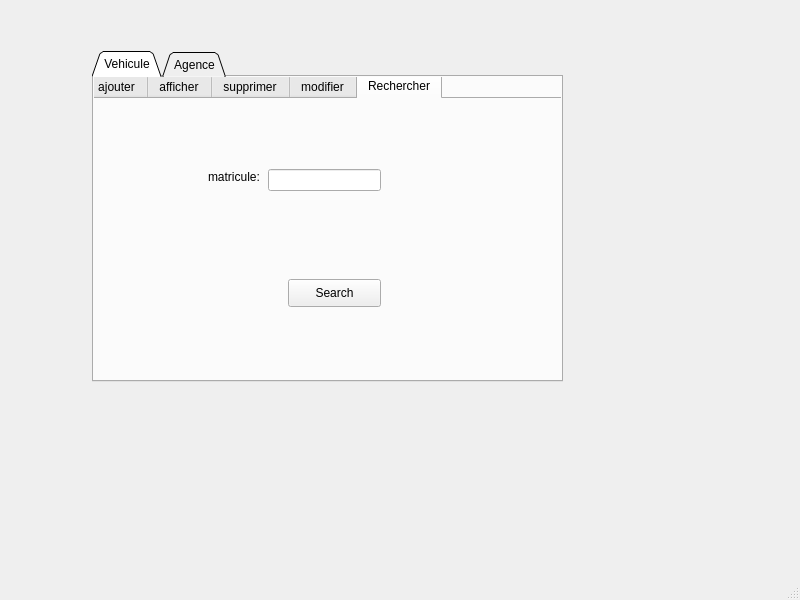
<?xml version="1.0" encoding="UTF-8"?>
<ui version="4.0">
 <class>MainWindow</class>
 <widget class="QMainWindow" name="MainWindow">
  <property name="geometry">
   <rect>
    <x>0</x>
    <y>0</y>
    <width>800</width>
    <height>600</height>
   </rect>
  </property>
  <property name="windowTitle">
   <string>MainWindow</string>
  </property>
  <widget class="QWidget" name="centralwidget">
   <widget class="QTabWidget" name="tabWidget_2">
    <property name="geometry">
     <rect>
      <x>92</x>
      <y>51</y>
      <width>471</width>
      <height>331</height>
     </rect>
    </property>
    <property name="tabShape">
     <enum>QTabWidget::Triangular</enum>
    </property>
    <property name="currentIndex">
     <number>0</number>
    </property>
    <widget class="QWidget" name="tab_3">
     <attribute name="title">
      <string>Vehicule</string>
     </attribute>
     <widget class="QTabWidget" name="tabWidget">
      <property name="geometry">
       <rect>
        <x>-8</x>
        <y>-4</y>
        <width>481</width>
        <height>321</height>
       </rect>
      </property>
      <property name="tabShape">
       <enum>QTabWidget::Rounded</enum>
      </property>
      <property name="currentIndex">
       <number>4</number>
      </property>
      <property name="iconSize">
       <size>
        <width>30</width>
        <height>30</height>
       </size>
      </property>
      <widget class="QWidget" name="tab">
       <attribute name="title">
        <string>ajouter</string>
       </attribute>
       <widget class="QPushButton" name="pushButton">
        <property name="geometry">
         <rect>
          <x>280</x>
          <y>130</y>
          <width>93</width>
          <height>28</height>
         </rect>
        </property>
        <property name="text">
         <string>submit</string>
        </property>
       </widget>
       <widget class="QLabel" name="label">
        <property name="geometry">
         <rect>
          <x>30</x>
          <y>70</y>
          <width>56</width>
          <height>16</height>
         </rect>
        </property>
        <property name="text">
         <string>matricule:</string>
        </property>
       </widget>
       <widget class="QLineEdit" name="lineEdit">
        <property name="geometry">
         <rect>
          <x>100</x>
          <y>70</y>
          <width>113</width>
          <height>22</height>
         </rect>
        </property>
       </widget>
       <widget class="QLineEdit" name="lineEdit_2">
        <property name="geometry">
         <rect>
          <x>100</x>
          <y>126</y>
          <width>113</width>
          <height>22</height>
         </rect>
        </property>
       </widget>
       <widget class="QLabel" name="label_2">
        <property name="geometry">
         <rect>
          <x>32</x>
          <y>129</y>
          <width>56</width>
          <height>16</height>
         </rect>
        </property>
        <property name="text">
         <string>model:</string>
        </property>
       </widget>
       <widget class="QLabel" name="label_3">
        <property name="geometry">
         <rect>
          <x>30</x>
          <y>180</y>
          <width>56</width>
          <height>16</height>
         </rect>
        </property>
        <property name="text">
         <string>capacité:</string>
        </property>
       </widget>
       <widget class="QLineEdit" name="lineEdit_3">
        <property name="geometry">
         <rect>
          <x>100</x>
          <y>180</y>
          <width>113</width>
          <height>22</height>
         </rect>
        </property>
       </widget>
      </widget>
      <widget class="QWidget" name="tabvh_2">
       <attribute name="title">
        <string>afficher</string>
       </attribute>
       <widget class="QTableView" name="tableaff">
        <property name="geometry">
         <rect>
          <x>5</x>
          <y>-9</y>
          <width>471</width>
          <height>301</height>
         </rect>
        </property>
       </widget>
      </widget>
      <widget class="QWidget" name="tab_5">
       <attribute name="title">
        <string>supprimer</string>
       </attribute>
       <widget class="QLabel" name="label_4">
        <property name="geometry">
         <rect>
          <x>80</x>
          <y>50</y>
          <width>131</width>
          <height>20</height>
         </rect>
        </property>
        <property name="text">
         <string> Matricule:</string>
        </property>
       </widget>
       <widget class="QPushButton" name="pushButton_2">
        <property name="geometry">
         <rect>
          <x>170</x>
          <y>190</y>
          <width>93</width>
          <height>28</height>
         </rect>
        </property>
        <property name="text">
         <string>Delete</string>
        </property>
       </widget>
       <widget class="QLineEdit" name="lineEdit_7">
        <property name="geometry">
         <rect>
          <x>160</x>
          <y>50</y>
          <width>113</width>
          <height>22</height>
         </rect>
        </property>
       </widget>
      </widget>
      <widget class="QWidget" name="tab_6">
       <attribute name="title">
        <string>modifier</string>
       </attribute>
       <widget class="QPushButton" name="pushButton_3">
        <property name="geometry">
         <rect>
          <x>190</x>
          <y>230</y>
          <width>93</width>
          <height>28</height>
         </rect>
        </property>
        <property name="text">
         <string>change</string>
        </property>
       </widget>
       <widget class="QLineEdit" name="lineEdit_8">
        <property name="geometry">
         <rect>
          <x>70</x>
          <y>50</y>
          <width>113</width>
          <height>22</height>
         </rect>
        </property>
       </widget>
       <widget class="QLineEdit" name="lineEdit_16">
        <property name="geometry">
         <rect>
          <x>280</x>
          <y>49</y>
          <width>113</width>
          <height>22</height>
         </rect>
        </property>
       </widget>
       <widget class="QLabel" name="label_18">
        <property name="geometry">
         <rect>
          <x>280</x>
          <y>10</y>
          <width>131</width>
          <height>20</height>
         </rect>
        </property>
        <property name="text">
         <string>Nouvelle matricule:</string>
        </property>
       </widget>
       <widget class="QLabel" name="label_19">
        <property name="geometry">
         <rect>
          <x>70</x>
          <y>10</y>
          <width>131</width>
          <height>20</height>
         </rect>
        </property>
        <property name="text">
         <string>Anicenne matricule:</string>
        </property>
       </widget>
       <widget class="QLineEdit" name="lineEdit_9">
        <property name="geometry">
         <rect>
          <x>70</x>
          <y>150</y>
          <width>113</width>
          <height>22</height>
         </rect>
        </property>
       </widget>
       <widget class="QLineEdit" name="lineEdit_17">
        <property name="geometry">
         <rect>
          <x>70</x>
          <y>100</y>
          <width>113</width>
          <height>22</height>
         </rect>
        </property>
       </widget>
       <widget class="QLineEdit" name="lineEdit_18">
        <property name="geometry">
         <rect>
          <x>280</x>
          <y>100</y>
          <width>113</width>
          <height>22</height>
         </rect>
        </property>
       </widget>
       <widget class="QLineEdit" name="lineEdit_19">
        <property name="geometry">
         <rect>
          <x>280</x>
          <y>150</y>
          <width>113</width>
          <height>22</height>
         </rect>
        </property>
       </widget>
       <widget class="QLabel" name="label_5">
        <property name="geometry">
         <rect>
          <x>10</x>
          <y>50</y>
          <width>56</width>
          <height>16</height>
         </rect>
        </property>
        <property name="text">
         <string>matricule:</string>
        </property>
       </widget>
       <widget class="QLabel" name="label_11">
        <property name="geometry">
         <rect>
          <x>12</x>
          <y>100</y>
          <width>56</width>
          <height>16</height>
         </rect>
        </property>
        <property name="text">
         <string>model:</string>
        </property>
       </widget>
       <widget class="QLabel" name="label_20">
        <property name="geometry">
         <rect>
          <x>10</x>
          <y>160</y>
          <width>56</width>
          <height>16</height>
         </rect>
        </property>
        <property name="text">
         <string>capacité:</string>
        </property>
       </widget>
      </widget>
      <widget class="QWidget" name="tab_2">
       <attribute name="title">
        <string>Rechercher</string>
       </attribute>
       <widget class="QLineEdit" name="searchmat">
        <property name="geometry">
         <rect>
          <x>180</x>
          <y>70</y>
          <width>113</width>
          <height>22</height>
         </rect>
        </property>
       </widget>
       <widget class="QLabel" name="label_12">
        <property name="geometry">
         <rect>
          <x>120</x>
          <y>70</y>
          <width>56</width>
          <height>16</height>
         </rect>
        </property>
        <property name="text">
         <string>matricule:</string>
        </property>
       </widget>
       <widget class="QPushButton" name="searchbutt">
        <property name="geometry">
         <rect>
          <x>200</x>
          <y>180</y>
          <width>93</width>
          <height>28</height>
         </rect>
        </property>
        <property name="text">
         <string>Search</string>
        </property>
       </widget>
       <widget class="QLabel" name="found">
        <property name="geometry">
         <rect>
          <x>210</x>
          <y>140</y>
          <width>56</width>
          <height>16</height>
         </rect>
        </property>
        <property name="text">
         <string/>
        </property>
       </widget>
      </widget>
     </widget>
    </widget>
    <widget class="QWidget" name="tab_4">
     <attribute name="title">
      <string>Agence</string>
     </attribute>
     <widget class="QTabWidget" name="tabWidget_3">
      <property name="geometry">
       <rect>
        <x>-13</x>
        <y>-4</y>
        <width>481</width>
        <height>321</height>
       </rect>
      </property>
      <property name="tabShape">
       <enum>QTabWidget::Rounded</enum>
      </property>
      <property name="currentIndex">
       <number>2</number>
      </property>
      <property name="iconSize">
       <size>
        <width>30</width>
        <height>30</height>
       </size>
      </property>
      <widget class="QWidget" name="tab_7">
       <attribute name="title">
        <string>ajouter</string>
       </attribute>
       <widget class="QPushButton" name="pushButton_4">
        <property name="geometry">
         <rect>
          <x>280</x>
          <y>130</y>
          <width>93</width>
          <height>28</height>
         </rect>
        </property>
        <property name="text">
         <string>submit</string>
        </property>
       </widget>
       <widget class="QLabel" name="label_6">
        <property name="geometry">
         <rect>
          <x>30</x>
          <y>70</y>
          <width>56</width>
          <height>16</height>
         </rect>
        </property>
        <property name="text">
         <string>nom:</string>
        </property>
       </widget>
       <widget class="QLineEdit" name="lineEdit_4">
        <property name="geometry">
         <rect>
          <x>100</x>
          <y>70</y>
          <width>113</width>
          <height>22</height>
         </rect>
        </property>
       </widget>
       <widget class="QLineEdit" name="lineEdit_5">
        <property name="geometry">
         <rect>
          <x>100</x>
          <y>126</y>
          <width>113</width>
          <height>22</height>
         </rect>
        </property>
       </widget>
       <widget class="QLabel" name="label_7">
        <property name="geometry">
         <rect>
          <x>30</x>
          <y>130</y>
          <width>56</width>
          <height>16</height>
         </rect>
        </property>
        <property name="text">
         <string>adresse:</string>
        </property>
       </widget>
       <widget class="QLabel" name="label_8">
        <property name="geometry">
         <rect>
          <x>30</x>
          <y>180</y>
          <width>56</width>
          <height>16</height>
         </rect>
        </property>
        <property name="text">
         <string>budget:</string>
        </property>
       </widget>
       <widget class="QLineEdit" name="lineEdit_6">
        <property name="geometry">
         <rect>
          <x>100</x>
          <y>180</y>
          <width>113</width>
          <height>22</height>
         </rect>
        </property>
       </widget>
      </widget>
      <widget class="QWidget" name="tab_8">
       <attribute name="title">
        <string>afficher</string>
       </attribute>
      </widget>
      <widget class="QWidget" name="tab_9">
       <attribute name="title">
        <string>supprimer</string>
       </attribute>
       <widget class="QComboBox" name="comboBox_3">
        <property name="geometry">
         <rect>
          <x>170</x>
          <y>50</y>
          <width>73</width>
          <height>22</height>
         </rect>
        </property>
       </widget>
       <widget class="QLabel" name="label_9">
        <property name="geometry">
         <rect>
          <x>80</x>
          <y>50</y>
          <width>61</width>
          <height>20</height>
         </rect>
        </property>
        <property name="text">
         <string>nom:</string>
        </property>
       </widget>
       <widget class="QPushButton" name="pushButton_5">
        <property name="geometry">
         <rect>
          <x>150</x>
          <y>190</y>
          <width>93</width>
          <height>28</height>
         </rect>
        </property>
        <property name="text">
         <string>delete</string>
        </property>
       </widget>
      </widget>
      <widget class="QWidget" name="tab_10">
       <attribute name="title">
        <string>modifier</string>
       </attribute>
       <widget class="QLabel" name="label_10">
        <property name="geometry">
         <rect>
          <x>90</x>
          <y>50</y>
          <width>61</width>
          <height>20</height>
         </rect>
        </property>
        <property name="text">
         <string>nom:</string>
        </property>
       </widget>
       <widget class="QComboBox" name="comboBox_4">
        <property name="geometry">
         <rect>
          <x>180</x>
          <y>50</y>
          <width>73</width>
          <height>22</height>
         </rect>
        </property>
       </widget>
       <widget class="QPushButton" name="pushButton_6">
        <property name="geometry">
         <rect>
          <x>180</x>
          <y>180</y>
          <width>93</width>
          <height>28</height>
         </rect>
        </property>
        <property name="text">
         <string>change</string>
        </property>
       </widget>
      </widget>
     </widget>
    </widget>
   </widget>
  </widget>
  <widget class="QMenuBar" name="menubar">
   <property name="geometry">
    <rect>
     <x>0</x>
     <y>0</y>
     <width>800</width>
     <height>26</height>
    </rect>
   </property>
  </widget>
  <widget class="QStatusBar" name="statusbar"/>
 </widget>
 <resources/>
 <connections/>
</ui>
